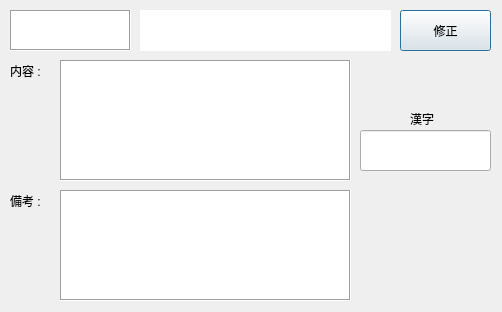
<?xml version="1.0" encoding="UTF-8"?>
<ui version="4.0">
 <class>modify_kotoba</class>
 <widget class="QDialog" name="modify_kotoba">
  <property name="geometry">
   <rect>
    <x>0</x>
    <y>0</y>
    <width>502</width>
    <height>312</height>
   </rect>
  </property>
  <property name="windowTitle">
   <string>見出し語修正</string>
  </property>
  <property name="windowIcon">
   <iconset resource="resource.qrc">
    <normaloff>:/imgs/icon.png</normaloff>:/imgs/icon.png</iconset>
  </property>
  <widget class="QPushButton" name="modify_btn">
   <property name="geometry">
    <rect>
     <x>400</x>
     <y>10</y>
     <width>91</width>
     <height>41</height>
    </rect>
   </property>
   <property name="text">
    <string>修正</string>
   </property>
  </widget>
  <widget class="QLabel" name="label">
   <property name="geometry">
    <rect>
     <x>10</x>
     <y>60</y>
     <width>41</width>
     <height>21</height>
    </rect>
   </property>
   <property name="text">
    <string>内容 :</string>
   </property>
  </widget>
  <widget class="QTextEdit" name="imi_line">
   <property name="geometry">
    <rect>
     <x>60</x>
     <y>60</y>
     <width>291</width>
     <height>121</height>
    </rect>
   </property>
   <property name="frameShape">
    <enum>QFrame::Shape::Box</enum>
   </property>
  </widget>
  <widget class="QLabel" name="label_3">
   <property name="geometry">
    <rect>
     <x>10</x>
     <y>192</y>
     <width>41</width>
     <height>17</height>
    </rect>
   </property>
   <property name="text">
    <string>備考 :</string>
   </property>
  </widget>
  <widget class="QLabel" name="label_2">
   <property name="geometry">
    <rect>
     <x>410</x>
     <y>110</y>
     <width>41</width>
     <height>17</height>
    </rect>
   </property>
   <property name="text">
    <string>漢字</string>
   </property>
  </widget>
  <widget class="QLineEdit" name="kanji_line">
   <property name="geometry">
    <rect>
     <x>360</x>
     <y>130</y>
     <width>131</width>
     <height>41</height>
    </rect>
   </property>
  </widget>
  <widget class="QTextEdit" name="bikou_line">
   <property name="geometry">
    <rect>
     <x>60</x>
     <y>190</y>
     <width>291</width>
     <height>111</height>
    </rect>
   </property>
   <property name="frameShape">
    <enum>QFrame::Shape::Box</enum>
   </property>
  </widget>
  <widget class="QTextBrowser" name="cb">
   <property name="geometry">
    <rect>
     <x>10</x>
     <y>10</y>
     <width>121</width>
     <height>41</height>
    </rect>
   </property>
   <property name="frameShape">
    <enum>QFrame::Shape::Box</enum>
   </property>
  </widget>
  <widget class="QTextBrowser" name="kotoba_line">
   <property name="geometry">
    <rect>
     <x>140</x>
     <y>10</y>
     <width>251</width>
     <height>41</height>
    </rect>
   </property>
   <property name="frameShape">
    <enum>QFrame::Shape::NoFrame</enum>
   </property>
  </widget>
 </widget>
 <resources>
  <include location="resource.qrc"/>
 </resources>
 <connections/>
</ui>
